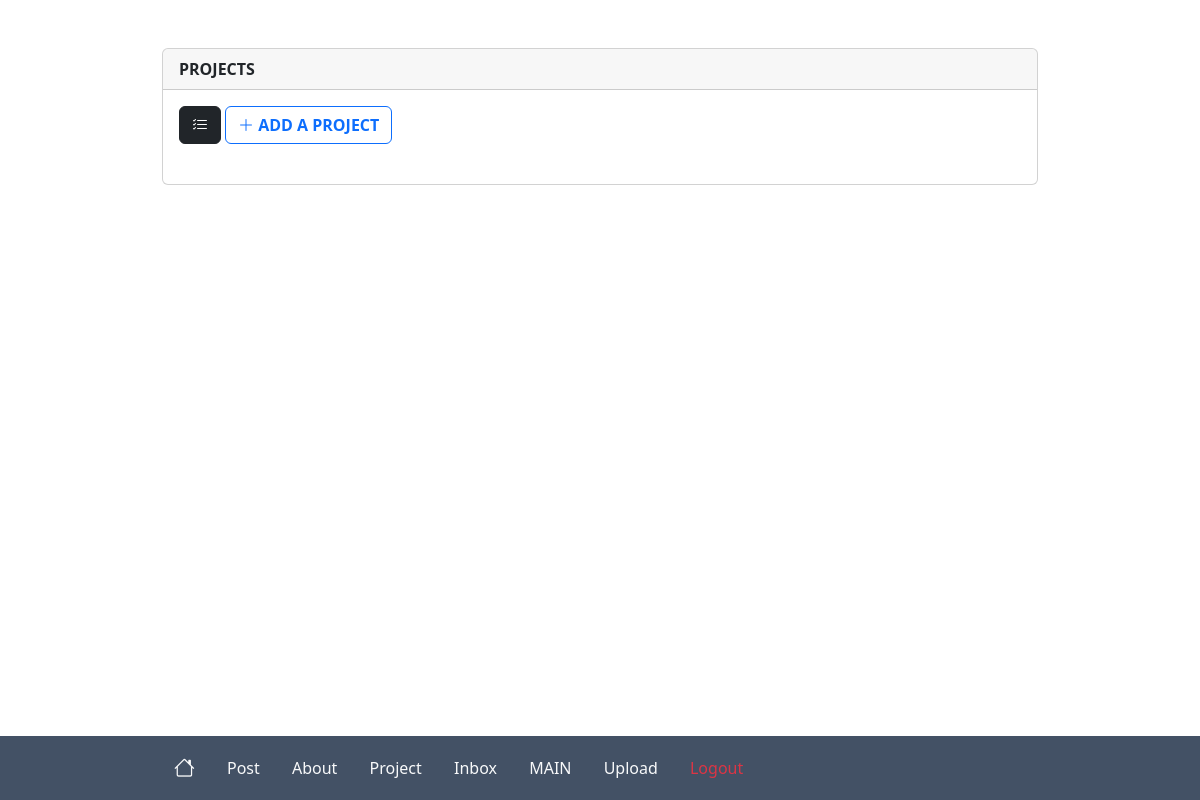
Page /admin/admin-project (signed in) on the earlier database version.
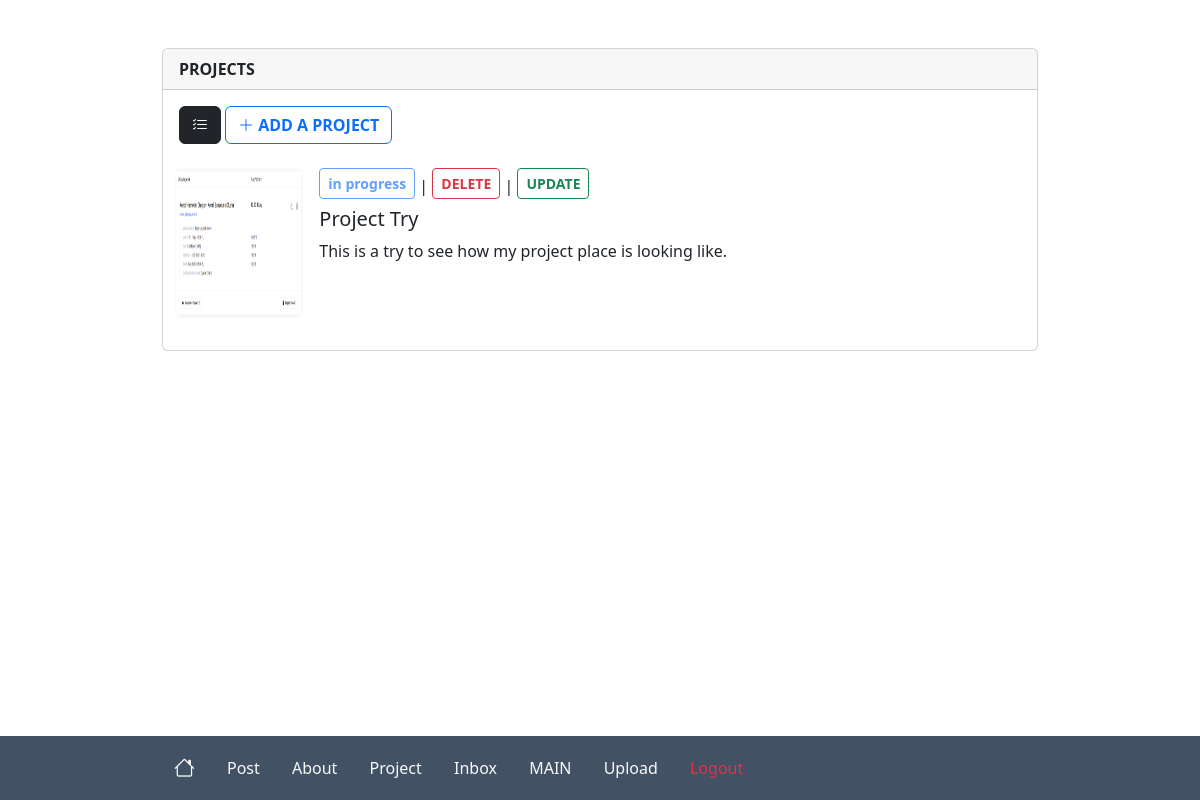
Same page on the later database version.
### website/models.py (models this page shows)
class Project(db.Model):
    id = db.Column(db.Integer, primary_key=True)
    date_created = db.Column(db.DateTime(timezone=True), default=func.now())
    name = db.Column(db.String, nullable=False)
    description = db.Column(db.String, nullable=False)
    photo = db.Column(db.String, nullable=False)
    status = db.Column(db.Integer, nullable=False)

### website/views.py (the view, shortened to what this page needs)
@views.route('/admin/admin-project', methods=['POST', 'GET'])
@login_required
def project():
    projects = Project.query.all()
    return render_template('/Admin/admin-project.html', user=current_user, projects=projects)

### website/__init__.py (called while the page is built)
def create_app():
    app=Flask(__name__,template_folder='templates/')
    app.config['SECRET_KEY'] = 'gsdhajweu gda baasu'
    app.config['SQLALCHEMY_DATABASE_URI'] = f'sqlite:///{DB_NAME}'
    db.init_app(app)
    from .views import views
    from .auth import auth
    app.register_blueprint(views, url_prefix='/')
    app.register_blueprint(auth, url_prefix='/admin/')
    from .models import User, Post, Like, About, Project, Contact, Visit, Upload
    create_database(app)
    login_manager = LoginManager()
    login_manager.login_view = "auth.sign_in"
    login_manager.init_app(app)
    @login_manager.user_loader
    def load_user(id):
        return User.query.get(int(id))
    return app

### website/templates/Admin/admin-project.html (shortened to what this page needs)
{% extends "Admin/admin-base.html" %}  {%block content%}
<div class="card">
  <div class="card-header">
    <span class="fw-bolder">PROJECTS </span>
  </div>
  <div class="card-body">
    <ul class="nav nav-tabs mx-auto border-0" id="profile-tabs" role="tablist">
      <li class="nav-item" role="presentation">
        <button
          type="button"
          class="btn btn-outline-dark profile-btn-specialization me-1 active"
          id="activity-tab"
          data-bs-toggle="tab"
          data-bs-target="#list"
          role="tab"
          aria-controls="list"
          aria-selected="true"
        >
          <i class="bi bi-list-check"></i>
        </button>
      </li>
      <li class="nav-item" role="presentation">
        <button
          type="button"
          class="btn btn-outline-primary profile-btn-specialization fw-bolder me-1"
          id="answers-tab"
          data-bs-toggle="tab"
          data-bs-target="#create"
          role="tab"
          aria-controls="create"
          aria-selected="true"
        >
          <i class="bi bi-plus-lg"></i> ADD A PROJECT
        </button>
      </li>
    </ul>
    <div class="tab-content mt-3" id="profile-tabs">
      <div
        class="tab-pane fade show active mb-2"
        id="list"
        role="tabpanel"
        aria-labelledby="list-tab"
      >
        <div class="row">
          {% for project in projects|sort(attribute='id', reverse = True) %}
          <div class="col-2 p-2">
            <img
              src="{{url_for('static', filename= 'image/Upload/{}'.format(project.photo))}}"
              style="width: 150px; height: 150px"
              class="img-fluid rounded"
            />
          </div>
          <div class="col-10 p-2">
            {% if project.status == 1 %}
            <button
              class="btn btn-outline-primary btn-sm mb-2 fw-bolder"
              disabled
            >
              in progress
            </button>
            {% endif %} |
            <a
              href="/admin/delete-project/{{project.id}}"
              class="btn btn-sm btn-outline-danger mb-2 mt-0 fw-bolder"
              >DELETE</a
            >
            |
            <a
              href="/admin/admin-project-edit/{{project.id}}"
              class="btn btn-sm btn-outline-success mb-2 mt-0 fw-bolder"
              >UPDATE</a
            >
            <h5 class="card-title">{{ project.name }}</h5>
            <span class="card-text mt-0 p-0"
              >{{ project.description|safe }}</span
            >
          </div>
          {% endfor %}
        </div>
      </div>
    </div>
  </div>
</div>
{% endblock %}

Differences in the rows shown:
added Project: photo (picture), status "in progress", name "Project Try", description "This is a try to see how my project place is looking like."
